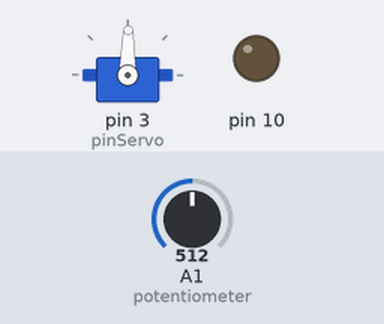
This sketch was run on a simulated Arduino Uno, built with avr-gcc and run on an emulated ATmega328P. Shown: servo, output pins drawn as LEDs (lit = HIGH). Inputs (shaded band) come from the test bench; at power-on: A1 (potentiometer) = 512. Storage starts empty; what the sketch prints to the serial monitor is not drawn.

Above: at 1.2 s.
1.3 s: A1 (potentiometer) set to 716
At 2.0 s:
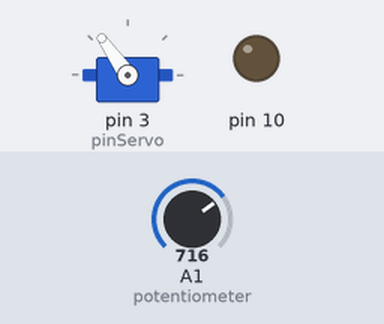
2.8 s: A1 (potentiometer) set to 900
At 3.4 s:
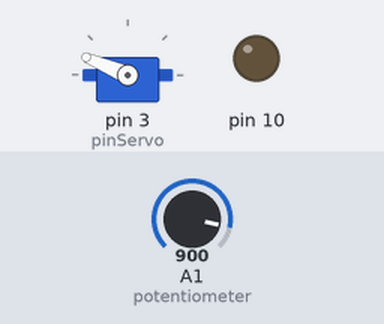
4.3 s: A1 (potentiometer) set to 1023
At 5.5 s:
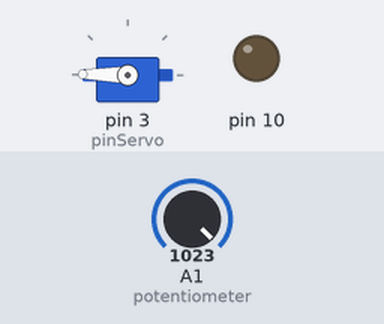
5.8 s: A1 (potentiometer) set to 306
At 6.9 s:
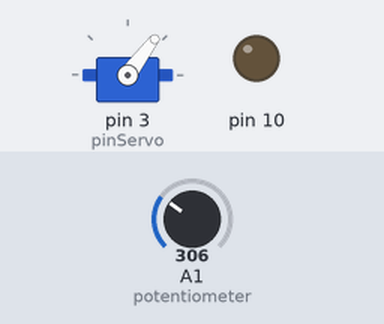
7.3 s: A1 (potentiometer) set to 122
At 7.8 s:
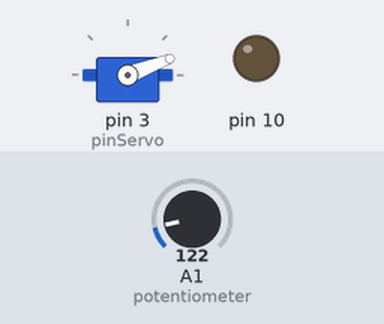
8.8 s: A1 (potentiometer) set to 511
At 9.2 s:
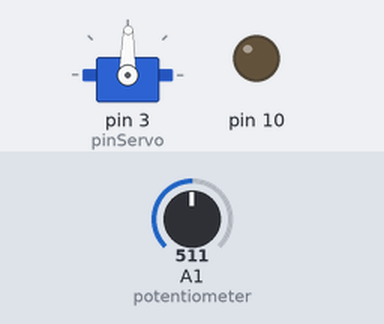
Timing chart, 0 to 11.3 s (numbered marks = the images above; inputs shaded):
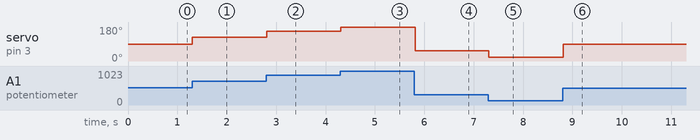

Measured:
- after the input at 1.3 s, servo on pin 3 (pinServo): 89° → 125° at once
- after the input at 2.8 s, servo on pin 3 (pinServo): 125° → 157° at once
- after the input at 4.3 s, servo on pin 3 (pinServo): 157° → 179° at once
- after the input at 5.8 s, servo on pin 3 (pinServo): 179° → 53° at once
- after the input at 7.3 s, servo on pin 3 (pinServo): 53° → 21° at once
- after the input at 8.8 s, servo on pin 3 (pinServo): 21° → 89° at once

The sketch:

servo-test.ino
```cpp
// Uses the Grove - Rotary Angle Sensor to control the position of the Grove - Servo.
// Connect the Grove - Servo to the socket marked D3
// Connect the Grove - Rotary Angle Sensor to A1

// Write a config file to SD card:
// /media/sdcard/test.txt
/*
 * SD card attached to SPI bus as follows:
 ** MOSI - pin 11
 ** MISO - pin 12
 ** CLK - pin 13
 ** CS - pin 4
*/
#include <Servo.h>

#include <SPI.h>
#include <SD.h>

File myFile;

// Define the pins to which the servo and sensor are connected.
const int pinServo = 3;
const int potentiometer = 1;

// Use a Servo object to represent and control the servo.
Servo groveServo;

void setup()
{
    // Set up the motor
    // Tell the Servo object which pin to use to control the servo.
    groveServo.attach(pinServo);
    // Configure the angle sensor's pin for input signals.
    pinMode(potentiometer, INPUT);


// Open serial communications and wait for port to open:
  Serial.begin(9600);
   while (!Serial) {
    ; // wait for serial port to connect. Needed for Leonardo only
  }
  Serial.print("Initializing SD card...");
  // On the Ethernet Shield, CS is pin 4. It's set as an output by default.
  // Note that even if it's not used as the CS pin, the hardware SS pin
  // (10 on most Arduino boards, 53 on the Mega) must be left as an output
  // or the SD library functions will not work.
   pinMode(10, OUTPUT);

  if (!SD.begin(4)) {
    Serial.println("initialization failed!");
    return;
  }
  Serial.println("initialization done.");

  // open the file. note that only one file can be open at a time,
  // so you have to close this one before opening another.
  myFile = SD.open("squirrelConfig.txt", FILE_WRITE);

  // if the file opened okay, write to it:
  if (myFile) {
    Serial.print("Writing to test.txt...");

    myFile.println("servo:min=0");
    myFile.println("servo:max=1023");

    myFile.println("LED1:R=255");
    myFile.println("LED1:G=0");
    myFile.println("LED1:B=100");

    myFile.println("LED2:R=0");
    myFile.println("LED2:G=180");
    myFile.println("LED2:B=100");
	// close the file:
    myFile.close();
    Serial.println("done.");
  } else {
    // if the file didn't open, print an error:
    Serial.println("error opening test.txt");
  }

  // re-open the file for reading:
  myFile = SD.open("test.txt");
  if (myFile) {
    Serial.println("test.txt:");

    // read from the file until there's nothing else in it:
    while (myFile.available()) {
    	Serial.write(myFile.read());
    }
    // close the file:
    myFile.close();
  } else {
  	// if the file didn't open, print an error:
    Serial.println("error opening test.txt");
  }

}

void loop()
{
    // Read the value of the angle sensor.
    int sensorPosition = analogRead(potentiometer);

    // The analog value from the angle sensor is between 0 and 1023, but
    // the servo only accepts values between 0 and 179; use the map()
    // function as a linear conversion between the two ranges.
    int shaftPosition = map(sensorPosition, 0, 1023, 0, 179);

    // Use the Servo object to move the servo.
    groveServo.write(shaftPosition);


    delay(15);
}
```
